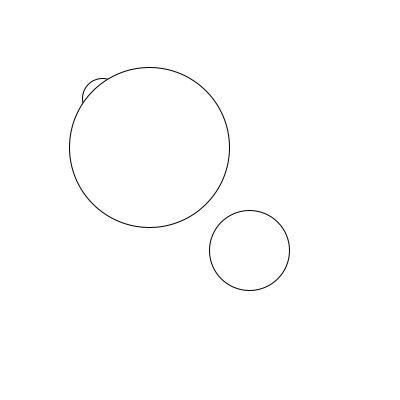
Frame 1 (no input)
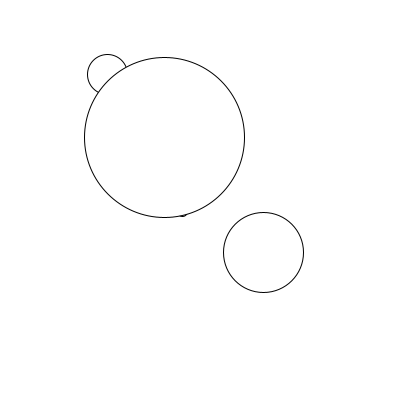
Frame 60 (the mouse pressed at the canvas centre just before this capture)
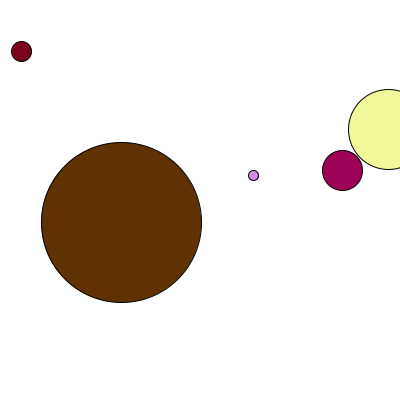
Frame 120 (the mouse held since frame 60 and released just before this capture)

The Processing sketch that drew these frames (run headless with seeded random() and noise(); from frame 60 on, the mouse is pressed at the canvas centre):

// Processing sketch: processing_141311
// ── processing_141311.pde

Wobbler ball01;
Wobbler ball02;
Wobbler ball03;
Wobbler ball04;
Wobbler ball05;

void setup(){
  size(400,400);
  background(255);
  smooth();
  ball01 = new Wobbler(width/2,height/2,10);
  ball02 = new Wobbler(width/3,height/3,20);
  ball03 = new Wobbler(width/4,height/4,40);
  ball04 = new Wobbler(250,250,80);
  ball05 = new Wobbler(150,150,160);
}

void draw(){
  background(255);
  ball01.move();
  ball01.display();
  ball01.randColor();
  ball02.move();
  ball02.display();
  ball02.randColor();
  ball03.move();
  ball03.display();
  ball03.randColor();
  ball04.move();
  ball04.display();
  ball04.randColor();
  ball05.move();
  ball05.display();
  ball05.randColor();
}


//when setting up a class, capitalize first letter
class Wobbler {
  //enter variables that will be used
  float xpos;
  float ypos;
  float diameter;
  //enter constructor (which is a block)
  Wobbler(float txpos, float typos, float tdiameter){
    xpos = txpos;
    ypos = typos;
    diameter = tdiameter;
  }
  void move(){
    xpos += random(-3,3);
    ypos += random(-3,3);
    if(mousePressed){
      xpos = random(width);
      ypos = random(height);
    }
  }
  void display(){
    ellipse(xpos,ypos,diameter,diameter);
  }
  void randColor(){
    if(mousePressed){
      fill(random(0,255),random(0,255),random(0,255));
    }
  }
}
